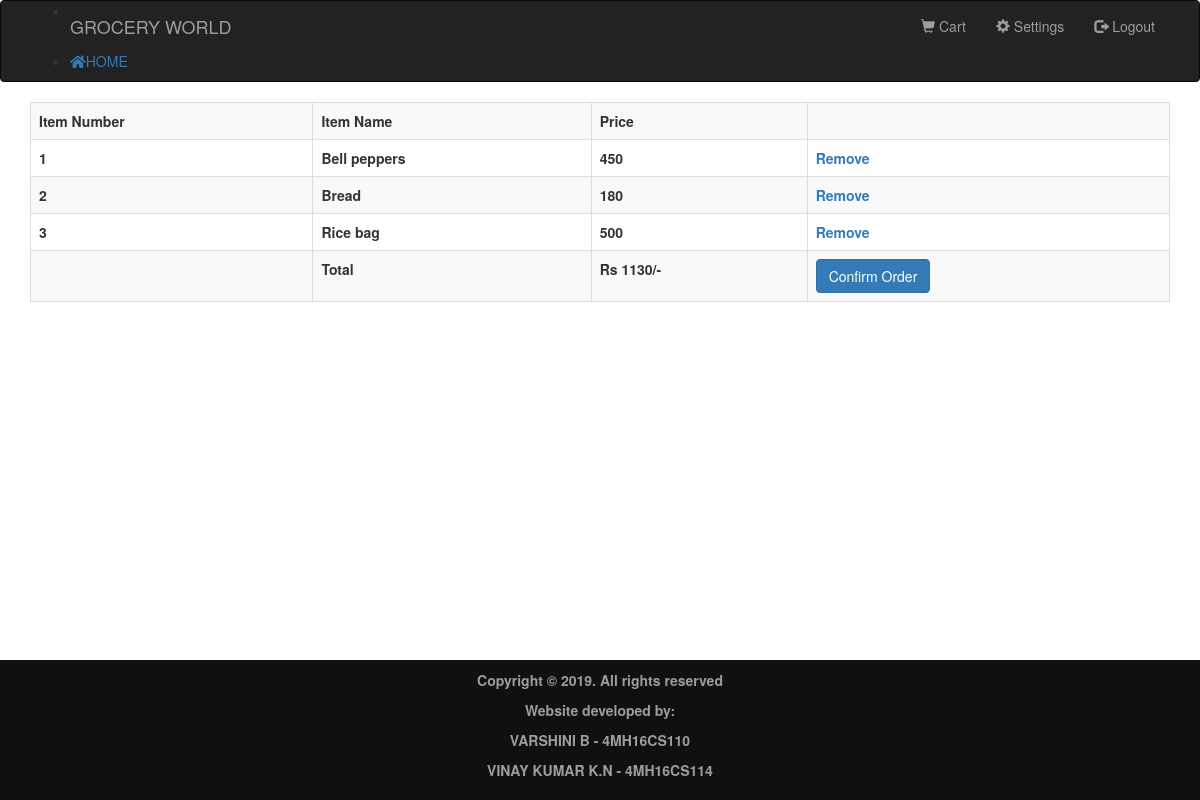
Screenshot of /cart2.php (signed in) with the database file from the repository.
### tables this page shows
CREATE TABLE `items` (
  `id` int(50) NOT NULL,
  `name` varchar(255) NOT NULL,
  `price` int(11) NOT NULL
);

### cart2.php (the view, shortened to what this page needs)
<?php
    require 'connection.php';
    $user_id=$_SESSION['id'];
    $user_products_query="select it.id,it.name,it.price from users_items ut inner join items it on it.id=ut.item_id where ut.user_id='$user_id'";
    $user_products_result=mysqli_query($con,$user_products_query) or die(mysqli_error($con));
    $no_of_user_products= mysqli_num_rows($user_products_result);
    $sum=0;
    if($no_of_user_products==0){
    ?>
        <script>
        window.alert("No items in the cart!!");
        </script>
    <?php
    }else{
        while($row=mysqli_fetch_array($user_products_result)){
            $sum=$sum+$row['price'];
       }
    }
?>
<!DOCTYPE html>
<html>
    <head>
        <link rel="stylesheet" href="bootstrap/css/bootstrap.min.css" type="text/css">
        <link rel="stylesheet" href="style2.css" type="text/css">
    </head>
    <body >
        <div>
            <?php
               require 'header.php';
            ?>
            <br>
            <div class="container">
                <table class="table table-bordered table-striped">
                    <tbody>
                        <tr>
                            <th>Item Number</th><th>Item Name</th><th>Price</th><th></th>
                        </tr>
                       <?php
                        $user_products_result=mysqli_query($con,$user_products_query) or die(mysqli_error($con));
                        $counter=1;
                       while($row=mysqli_fetch_array($user_products_result)){
                         ?>
                        <tr>
                            <th><?php echo $counter ?></th><th><?php echo $row['name']?></th><th><?php echo $row['price']?></th>
                            <th><a href='cart_remove2.php?id=<?php echo $row['id'] ?>'>Remove</a></th>
                        </tr>
                       <?php $counter=$counter+1;}?>
                        <tr>
                            <th></th><th>Total</th><th>Rs <?php echo $sum;?>/-</th><th><a href="success.php?id=<?php echo $user_id?>" class="btn btn-primary">Confirm Order</a></th>
                        </tr>
                    </tbody>
                </table>
            </div>
            <br><br><br><br><br><br><br><br><br><br>
            <footer class="footer">
               <div class="container">
              <center>
		 <p>Copyright &copy; 2019. All rights reserved</p>
                  <p>Website developed by:</p>
 		 <p>VARSHINI B - 4MH16CS110</p>
 		 <p>VINAY KUMAR K.N - 4MH16CS114</p>
               </center>
               </div>
           </footer>
        </div>
    </body>
</html>

### style2.css (style rules this page uses)
footer { background-color:#101010; color:#9d9d9d; font-size:14px; font-weight:bold; padding:10px; bottom:0; }
html { min-height:100%; position:relative; }
.footer { position: absolute; bottom:0; right:0; left:0; }

### rows the page displays
items: name "Bell peppers", price "450"
items: name "Bread", price "180"
items: name "Rice bag", price "500"

### other values shown
$sum "1130"
